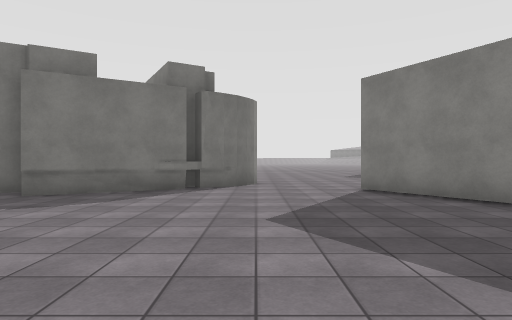
view 1 (above)

24 first-person views from a walk through a 3-D level made in the Unity game engine. The camera is 1.4 m above the floor, looks level and sees 75° across. The floor is counted in squares, 2 m on a side. Each view is taken from the middle of a square. On the plan, view 1 faces up. The plan holds only what a view shows up to about 10 squares ahead; the rest is blank. The place goes on beyond the plan. Surface patterns are stand-ins for the level's own textures.

view 2
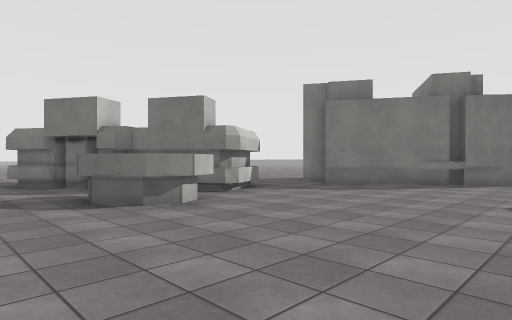

view 3
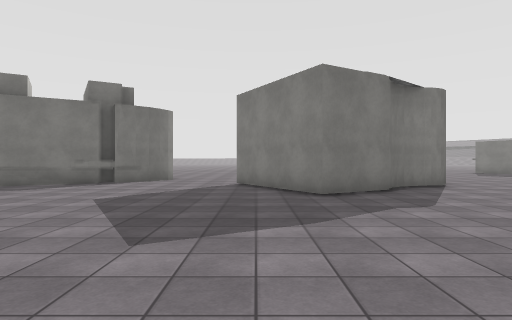

view 4
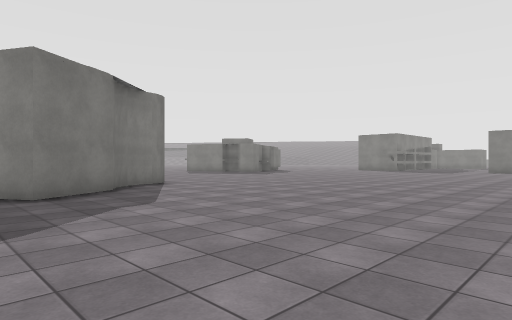

view 5
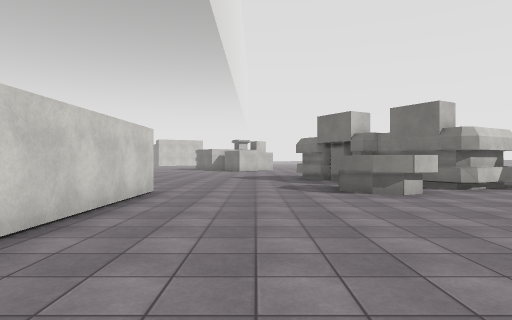

view 6
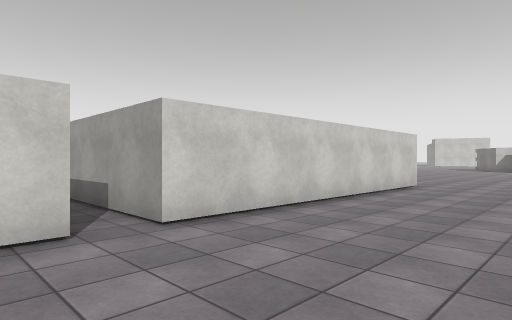

view 7
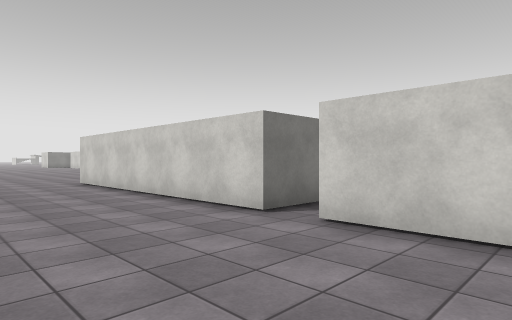

view 8
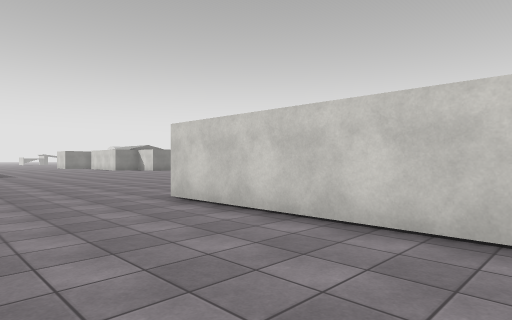

view 9
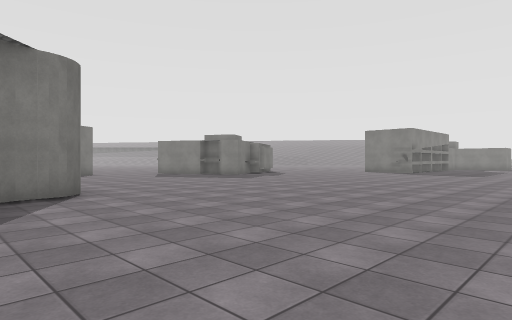

view 10
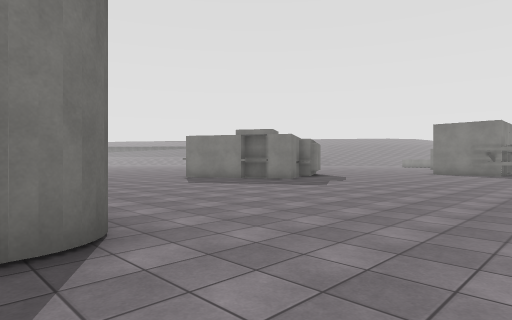

view 11
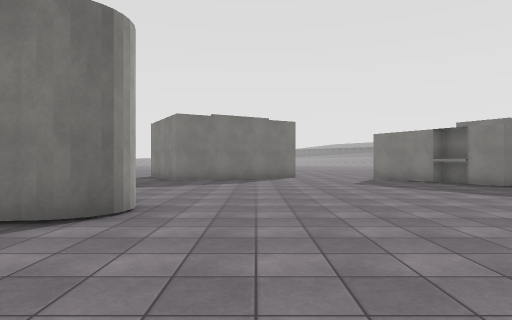

view 12
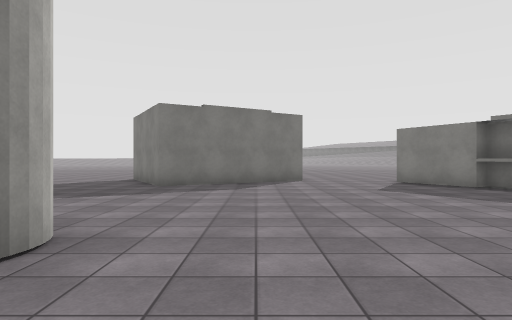

view 13
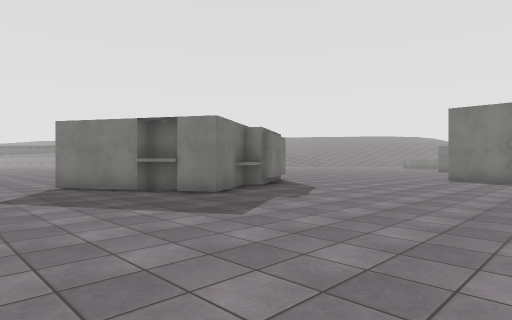

view 14
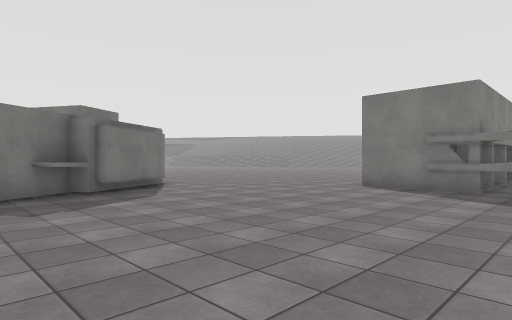

view 15
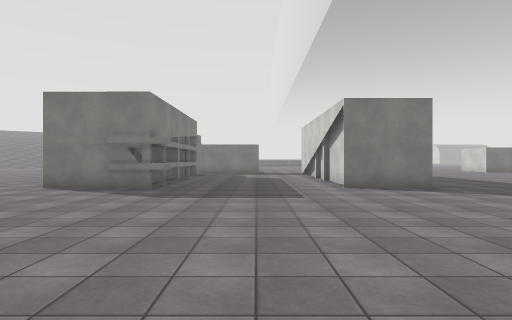

view 16
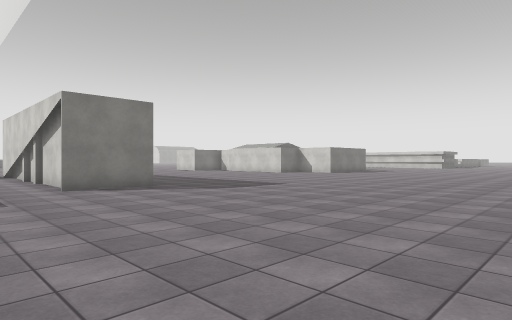

view 17
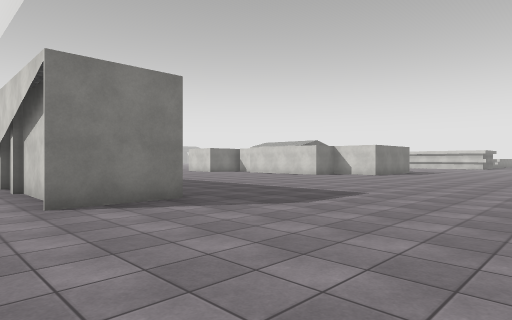

view 18
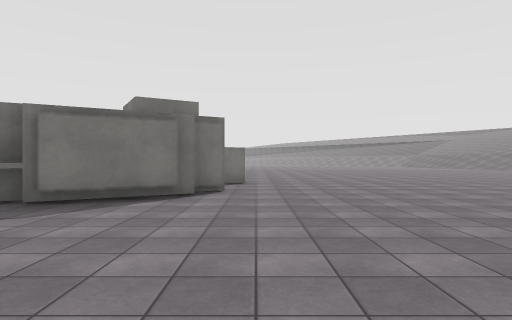

view 19
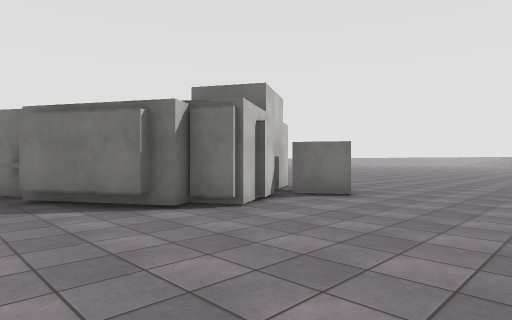

view 20
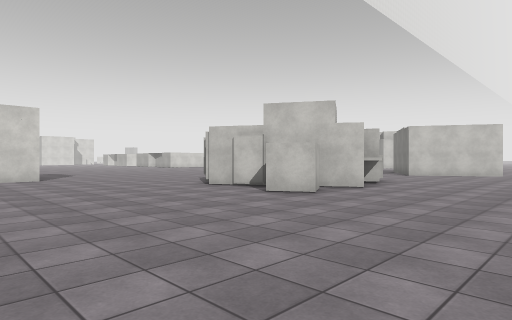

view 21
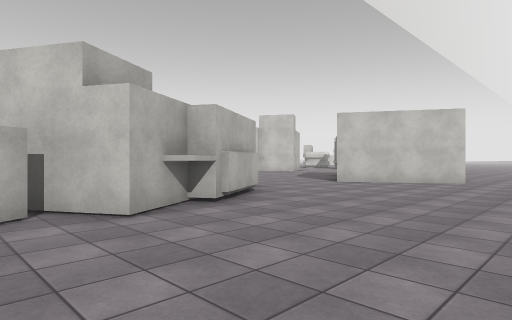

view 22
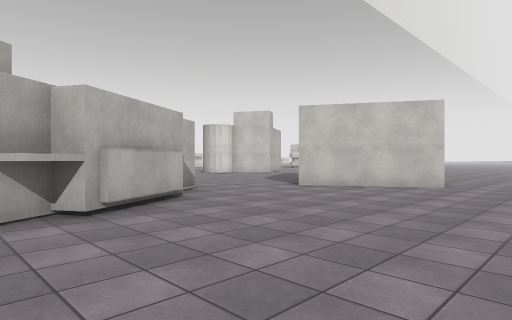

view 23
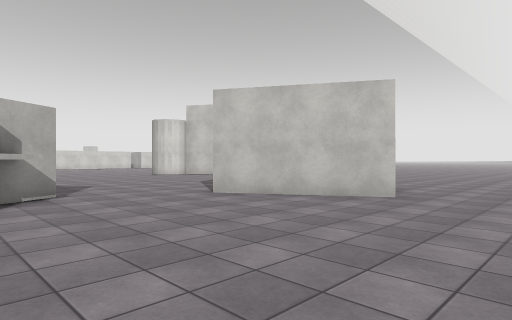

view 24
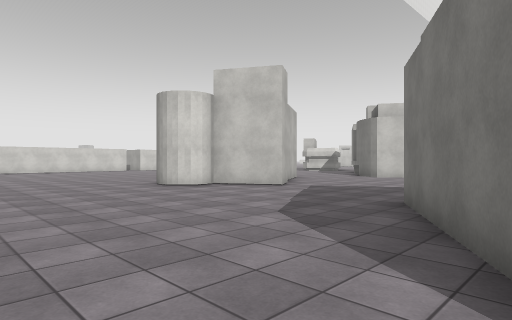

### Floor plan
Points are (right, up) in squares from view 1. A wall is a line through its corners. A room is listed if a view was taken in it or the views show most of it. See-through windows are left out.
Room 1 (views 1, 2, 3, 4, 5, 6, 7, 8, 9, 10, 11, 12, 13, 14, 15, 16, 17, 18, 19, 20, 21, 22, 23, 24)
walls: (7.8, 6.8) (6.9, 6.5) (6.4, 6.2); (6, 5.5) (4.3, 4.5) (2.4, 7.8); (16.3, 12.8) (15.8, 13.6); (6, 10) (7.1, 8.2); (18.6, 12.3) (17.7, 11.8) (17.4, 12.2); (10.7, 15.7) (7.4, 13.9) (6.8, 15); (14.5, 16) (18.1, 18.1) (18.5, 17.6); (20.6, 13.2) (18.5, 12) (18.1, 12.6) (16.4, 11.6) (14.3, 15.2) (15.2, 15.7); (24.3, 6) (24.3, 9.4); (17.9, 17.2) (19.2, 18) (21.3, 14.4) (20.6, 14) (20.8, 13.6) (18.9, 12.5); (25.7, 7.1) (24.5, 7.1); (24.3, -0.5) (24.3, 1.9); (25.4, 1.5) (27.4, 1.5); (20, 17.3) (21.1, 17.9) (21.7, 17) (20.6, 16.3); (-0.2, 9.3) (-0.5, 8.9) (-1.5, 8.3); (9.7, 19.4) (11.6, 16.2); (-0.5, 9) (-0.8, 8.6); (-0.7, 8.5) (-1.3, 8.2); (27.5, 7.1) (27, 7.1); (4.1, -5.6) (4.1, -4.2) (11.5, -4.2); (-1.6, 8) (-4.5, 6.3); (-1.8, 7.8) (-2.3, 7.6); (-3.8, 1.7) (-3.4, 1.1) (-3.6, 0.4) (-4.7, -0.4); (-4.6, 2.9) (-6.1, 2); (-5.1, 7.2) (-5.5, 7); (-5.7, 4.6) (-4.7, 2.8); (-4.2, -4.2) (3.2, -4.2) (3.2, -5.6); (-7.5, 0.8) (-8.2, 0.5); (-8.4, 0.3) (-9.6, -0.4)
low walls: (-4, 1.5) (-3.6, 0.9); (-5.3, 4.7) (-4.6, 3.3) (-4.6, 2.9)
ways out: opening at (-5.5, 5.5); opening at (1.5, 9); opening at (7, 12.5); opening at (9, 21)

Positions as (right, up) in squares from view 1, and headings:
1: (0, 0), facing up
2: (1, -2), facing up-left
3: (3, -2), facing up
4: (3, -2), facing up-right
5: (3, -2), facing left
6: (5, -1), facing down-left
7: (1, -1), facing down-right
8: (6, -1), facing down-right
9: (6, 0), facing up-right
10: (7, 4), facing up-right
11: (10, 3), facing up
12: (10, 5), facing up
13: (12, 6), facing up-right
14: (16, 5), facing up-right
15: (16, 4), facing right
16: (16, 4), facing down-right
17: (19, 3), facing down-right
18: (22, 7), facing up
19: (25, 11), facing up-left
20: (27, 22), facing down-left
21: (21, 22), facing down-left
22: (19, 22), facing down-left
23: (16, 22), facing down-left
24: (13, 16), facing down-left
